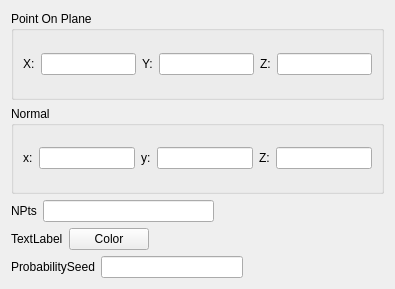
<?xml version="1.0" encoding="UTF-8"?>
<ui version="4.0">
 <class>ConstantDensityPlaneForm</class>
 <widget class="QWidget" name="ConstantDensityPlaneForm">
  <property name="geometry">
   <rect>
    <x>0</x>
    <y>0</y>
    <width>395</width>
    <height>289</height>
   </rect>
  </property>
  <property name="windowTitle">
   <string>Form</string>
  </property>
  <layout class="QVBoxLayout" name="verticalLayout_4">
   <item>
    <layout class="QVBoxLayout" name="verticalLayout_3">
     <item>
      <widget class="QGroupBox" name="PointOnPlane">
       <property name="title">
        <string>Point On Plane</string>
       </property>
       <property name="flat">
        <bool>true</bool>
       </property>
       <layout class="QVBoxLayout" name="verticalLayout_2">
        <item>
         <layout class="QHBoxLayout" name="horizontalLayout">
          <item>
           <widget class="QLabel" name="label">
            <property name="text">
             <string>X:</string>
            </property>
           </widget>
          </item>
          <item>
           <widget class="QLineEdit" name="leX"/>
          </item>
          <item>
           <widget class="QLabel" name="label_2">
            <property name="text">
             <string>Y:</string>
            </property>
           </widget>
          </item>
          <item>
           <widget class="QLineEdit" name="leY"/>
          </item>
          <item>
           <widget class="QLabel" name="label_3">
            <property name="text">
             <string>Z:</string>
            </property>
           </widget>
          </item>
          <item>
           <widget class="QLineEdit" name="leZ"/>
          </item>
         </layout>
        </item>
       </layout>
      </widget>
     </item>
     <item>
      <widget class="QGroupBox" name="groupBox">
       <property name="title">
        <string>Normal</string>
       </property>
       <property name="flat">
        <bool>true</bool>
       </property>
       <layout class="QVBoxLayout" name="verticalLayout">
        <item>
         <layout class="QHBoxLayout" name="horizontalLayout_2">
          <item>
           <widget class="QLabel" name="label_4">
            <property name="text">
             <string>x:</string>
            </property>
           </widget>
          </item>
          <item>
           <widget class="QLineEdit" name="leNX"/>
          </item>
          <item>
           <widget class="QLabel" name="label_5">
            <property name="text">
             <string>y:</string>
            </property>
           </widget>
          </item>
          <item>
           <widget class="QLineEdit" name="leNY"/>
          </item>
          <item>
           <widget class="QLabel" name="label_6">
            <property name="text">
             <string>Z:</string>
            </property>
           </widget>
          </item>
          <item>
           <widget class="QLineEdit" name="leNZ"/>
          </item>
         </layout>
        </item>
       </layout>
      </widget>
     </item>
     <item>
      <layout class="QHBoxLayout" name="horizontalLayout_3">
       <item>
        <widget class="QLabel" name="label_7">
         <property name="text">
          <string>NPts</string>
         </property>
        </widget>
       </item>
       <item>
        <widget class="QLineEdit" name="leNPts"/>
       </item>
       <item>
        <spacer name="horizontalSpacer_2">
         <property name="orientation">
          <enum>Qt::Horizontal</enum>
         </property>
         <property name="sizeHint" stdset="0">
          <size>
           <width>40</width>
           <height>20</height>
          </size>
         </property>
        </spacer>
       </item>
      </layout>
     </item>
     <item>
      <layout class="QHBoxLayout" name="horizontalLayout_4">
       <item>
        <widget class="QLabel" name="label_8">
         <property name="text">
          <string>TextLabel</string>
         </property>
        </widget>
       </item>
       <item>
        <widget class="QPushButton" name="pbColor">
         <property name="text">
          <string>Color</string>
         </property>
        </widget>
       </item>
       <item>
        <spacer name="horizontalSpacer">
         <property name="orientation">
          <enum>Qt::Horizontal</enum>
         </property>
         <property name="sizeHint" stdset="0">
          <size>
           <width>40</width>
           <height>20</height>
          </size>
         </property>
        </spacer>
       </item>
      </layout>
     </item>
     <item>
      <layout class="QHBoxLayout" name="horizontalLayout_5">
       <item>
        <widget class="QLabel" name="label_9">
         <property name="text">
          <string>ProbabilitySeed</string>
         </property>
        </widget>
       </item>
       <item>
        <widget class="QLineEdit" name="leProbabilitySeed"/>
       </item>
       <item>
        <spacer name="horizontalSpacer_3">
         <property name="orientation">
          <enum>Qt::Horizontal</enum>
         </property>
         <property name="sizeHint" stdset="0">
          <size>
           <width>40</width>
           <height>20</height>
          </size>
         </property>
        </spacer>
       </item>
      </layout>
     </item>
    </layout>
   </item>
  </layout>
 </widget>
 <resources/>
 <connections/>
</ui>
